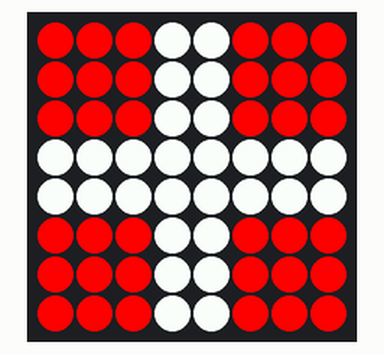
Recording of a program running on a simulated Raspberry Pi (BCM pin numbers) with a Sense HAT. Parts: the Sense HAT's 8×8 RGB LED matrix. What the program prints to the terminal is not drawn. At 3.0 s the program stops and its outputs stay as they are.

Above: at 0.1 s.

The program:

danish_flag.py
```python
from sense_hat import SenseHat
import time

def draw_danish_flag(sense):
    """Draw the Danish flag on the Sense HAT display."""
    # Danish flag colors
    red = (255, 0, 0)
    white = (255, 255, 255)

    # Define the Danish flag pattern
    # Red background with white cross
    flag = [
        red, red, red, white, white, red, red, red,
        red, red, red, white, white, red, red, red,
        red, red, red, white, white, red, red, red,
        white, white, white, white, white, white, white, white,
        white, white, white, white, white, white, white, white,
        red, red, red, white, white, red, red, red,
        red, red, red, white, white, red, red, red,
        red, red, red, white, white, red, red, red
    ]

    # Display the flag
    sense.set_pixels(flag)

    # Keep it displayed for a while
    print("Displaying Danish flag")
    time.sleep(3)

    # Clear the display after showing the flag
    sense.clear()

if __name__ == "__main__":
    sense = SenseHat()
    draw_danish_flag(sense)
```
